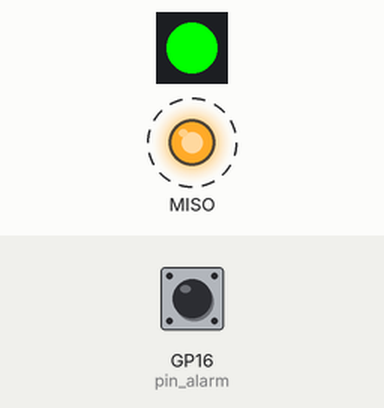
A program run on a simulated Raspberry Pi Pico running CircuitPython. Shown: 1 RGB LEDs in strip order, left to right, output pins drawn as LEDs (lit = HIGH). Dashed ring = blinking. The inputs (shaded band) are chosen by the test bench; at power-on: GP16 (pin_alarm) HIGH. What the program prints to the serial console is not drawn.

Above: at 0.5 s.
Timing chart, 0 to 4.6 s (numbered marks = the images above):
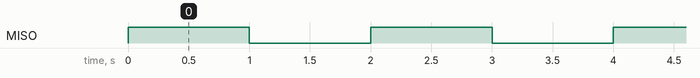

The program:

main.py
```python
#-----------------------------------------------------------------------------
# Test program pico-sleep modes (PinAlarm)
#
# Author: Bernhard Bablok
#
# Website: https://github.com/pico-sleepcurrent
#-----------------------------------------------------------------------------

import time
import board
import alarm
from digitalio import DigitalInOut, Direction, Pull

LED_TIME    = 1
WORK_TIME   = 10
WAKE_PIN    = board.GP16

LIGHT_SLEEP = 0x3
DEEP_SLEEP  = 0x4
MODE        = LIGHT_SLEEP

# --- create objects   --------------------------------------------------------

if hasattr(board,'NEOPIXEL'):
  import neopixel_write
  led                 = DigitalInOut(board.NEOPIXEL)
  led.direction       = Direction.OUTPUT
  led_power           = DigitalInOut(board.NEOPIXEL_POWER)
  led_power.direction = Direction.OUTPUT
  led_value           = bytearray([255,0,0])  # GRB
else:
  led           = DigitalInOut(board.LED)
  led.direction = Direction.OUTPUT

# --- simulate work   --------------------------------------------------------

def work():
  print(f"working for {WORK_TIME}s, blinking every {LED_TIME}s ...")
  start = time.monotonic()
  end = start + WORK_TIME-2*LED_TIME
  while time.monotonic() < end:
    if hasattr(board,'NEOPIXEL'):
      led_power.value = 1
      neopixel_write.neopixel_write(led,led_value)
      time.sleep(LED_TIME)
      led_power.value = 0
    else:
      led.value = 1
      time.sleep(LED_TIME)
      led.value = 0
    time.sleep(LED_TIME)

# --- main loop   ------------------------------------------------------------

while True:
  work()
  pin_alarm = alarm.pin.PinAlarm(WAKE_PIN,value=False,edge=True,pull=True)
  if MODE == LIGHT_SLEEP:
    print(f"light-sleeping until pin-alarm ...")
    alarm.light_sleep_until_alarms(pin_alarm)
    WORK_TIME *= 1.5
  elif MODE == DEEP_SLEEP:
    print(f"deep-sleeping until pin-alarm ...")
    alarm.exit_and_deep_sleep_until_alarms(pin_alarm)
    WORK_TIME *= 1.5    # this should have no effect due to reset!
```

Measured:
- by itself, MISO: alternates HIGH for 1.0 s and LOW for 1.0 s, 8 changes in all, then stays LOW
